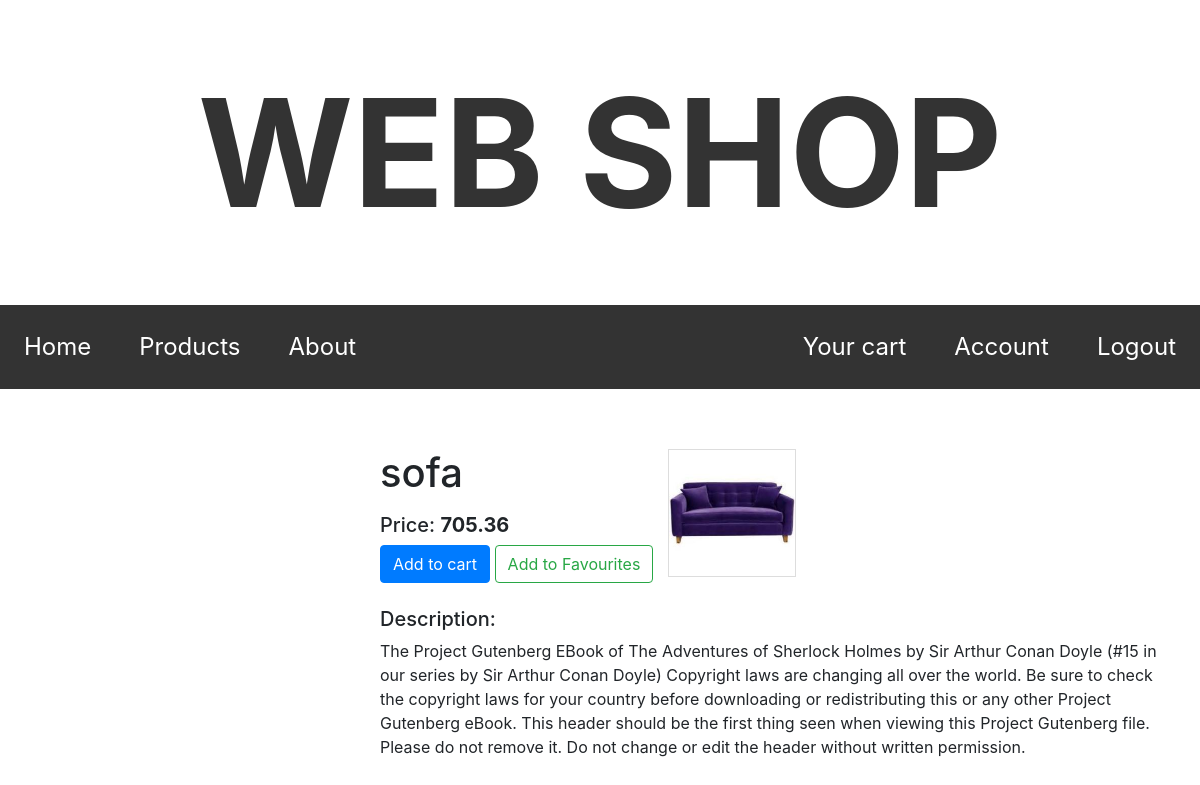
The app's page /products/1 (signed in) with its own data.
### web_shop/models.py (models this page shows, shortened)
class Product(db.Model):
    id = db.Column(db.Integer(), primary_key=True)
    name = db.Column(db.String(80), nullable=False, unique=True)
    price = db.Column(db.Integer(), nullable=False)  # in cents
    description = db.Column(db.Text(), default='XDDDD', nullable=False)
    date_added = db.Column(db.DateTime(), nullable=False, default=datetime.utcnow)
    image = db.Column(db.String(), nullable=False, default='pokemon.jpg')

### web_shop/routes.py (the view)
@app.route('/products/<int:product_id>')
def this_product(product_id):
    product = Product.query.filter_by(id=product_id).first()
    if current_user.is_authenticated:
        in_favourites = product_id in set((product.id for product in current_user.favourites))  # product is already favourites
    else:
        in_favourites = None
    return render_template('this_product.html', title=product.name, in_favourites=in_favourites,
                           product=product, cart=session.get('cart'), Product=Product, show_modal=False)

### web_shop/models.py (called while the page is built)
@login_manager.user_loader
def load_user(user_id):
    user = User.query.get(int(user_id))
    if user:
        if user.true_user:  # has email and password, is able to log in, otherwise User() only stores address
            return user

### web_shop/templates/this_product.html
{% extends "layout.html" %}
{% block content %}
    <div class="left-content">
    </div>
    <article class="main-content">
        <div class="d-flex mb-4">
            <div class="row">
                <div class="col">
                    <h1 class="mb-3">{{ product.name }}</h1>
                    <h5>Price: <span class="font-weight-bold">{{ "{:.2f}".format(product.price / 100) }}</span></h5>
                    <a class='btn btn-primary' href="{{ url_for('add_to_cart', product_id=product.id) }}">Add to cart</a>
                    {% if current_user.is_authenticated %}
                        {% if in_favourites %}
                            <a class='btn btn-success' href="{{ url_for('add_or_remove_from_favourites', product_id=product.id) }}">Remove from Favourites</a>
                        {% else %}
                            <a class='btn btn-outline-success' href="{{ url_for('add_or_remove_from_favourites', product_id=product.id) }}">Add to Favourites</a>
                        {% endif %}
                    {% endif %}
                </div>
                <img class="product-image" src="{{ url_for('static', filename='pictures/' + product.image) }}">
            </div>
        </div>
        <h5>Description: </h5>
        <p>{{ product.description }}</p>
    </article>
{% endblock content %}

### web_shop/static/main.css (style rules this page uses)
a { text-decoration: none; }
.left-content { float: left; padding: 20px; width: 30%; }
.product-image { border: 1px solid #ddd; width: 8em; height: 8em; }
.main-content { float: left; width: 70%; padding: 20px; }
* { box-sizing: border-box; }

### records on screen
Product: name "sofa", product.price/100 "705.36", image (picture), description "The Project Gutenberg EBook of The Adventures of Sherlock Holmes by Sir Arthur Conan Doyle (#15 in our series by Sir Arthur Conan Doyle) Copyright laws are changing all over the world. Be sure to check the copyright laws for your country before downloading or redistributing this or any other Project Gutenberg eBook. This header should be the first thing seen when viewing this Project Gutenberg file. Please do not remove it. Do not change or edit the header without written permission."
